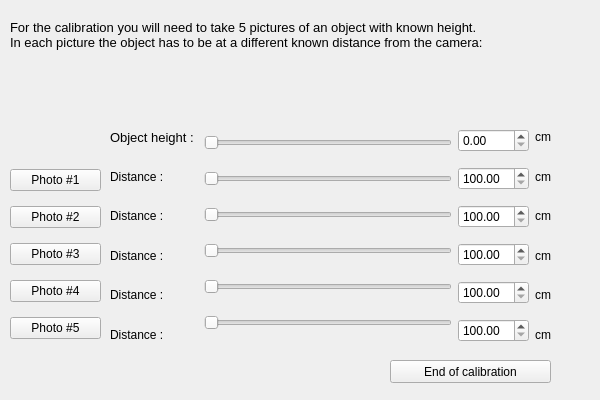
<?xml version="1.0" encoding="UTF-8"?>
<ui version="4.0">
 <class>JaneladeCalibragem</class>
 <widget class="QWidget" name="JaneladeCalibragem">
  <property name="geometry">
   <rect>
    <x>0</x>
    <y>0</y>
    <width>600</width>
    <height>400</height>
   </rect>
  </property>
  <property name="windowTitle">
   <string>Calibration Window</string>
  </property>
  <widget class="QLabel" name="label_6">
   <property name="geometry">
    <rect>
     <x>720</x>
     <y>380</y>
     <width>57</width>
     <height>15</height>
    </rect>
   </property>
   <property name="text">
    <string>cm</string>
   </property>
  </widget>
  <widget class="QPushButton" name="pushButton">
   <property name="geometry">
    <rect>
     <x>390</x>
     <y>360</y>
     <width>161</width>
     <height>23</height>
    </rect>
   </property>
   <property name="text">
    <string>End of calibration</string>
   </property>
  </widget>
  <widget class="QLabel" name="label_3">
   <property name="geometry">
    <rect>
     <x>10</x>
     <y>14</y>
     <width>551</width>
     <height>57</height>
    </rect>
   </property>
   <property name="font">
    <font>
     <pointsize>10</pointsize>
    </font>
   </property>
   <property name="text">
    <string>For the calibration you will need to take 5 pictures of an object with known height.
In each picture the object has to be at a different known distance from the camera:
</string>
   </property>
  </widget>
  <widget class="QWidget" name="layoutWidget">
   <property name="geometry">
    <rect>
     <x>10</x>
     <y>160</y>
     <width>91</width>
     <height>191</height>
    </rect>
   </property>
   <layout class="QVBoxLayout" name="verticalLayout_5">
    <item>
     <widget class="QPushButton" name="pushButton_2">
      <property name="text">
       <string>Photo #1</string>
      </property>
     </widget>
    </item>
    <item>
     <widget class="QPushButton" name="pushButton_3">
      <property name="text">
       <string>Photo #2</string>
      </property>
     </widget>
    </item>
    <item>
     <widget class="QPushButton" name="pushButton_5">
      <property name="text">
       <string>Photo #3</string>
      </property>
     </widget>
    </item>
    <item>
     <widget class="QPushButton" name="pushButton_4">
      <property name="text">
       <string>Photo #4</string>
      </property>
     </widget>
    </item>
    <item>
     <widget class="QPushButton" name="pushButton_6">
      <property name="text">
       <string>Photo #5</string>
      </property>
     </widget>
    </item>
   </layout>
  </widget>
  <widget class="QWidget" name="layoutWidget">
   <property name="geometry">
    <rect>
     <x>110</x>
     <y>120</y>
     <width>441</width>
     <height>231</height>
    </rect>
   </property>
   <layout class="QHBoxLayout" name="horizontalLayout">
    <item>
     <layout class="QVBoxLayout" name="verticalLayout_4">
      <item>
       <widget class="QLabel" name="label">
        <property name="font">
         <font>
          <pointsize>10</pointsize>
         </font>
        </property>
        <property name="text">
         <string>Object height : </string>
        </property>
       </widget>
      </item>
      <item>
       <widget class="QLabel" name="label_4">
        <property name="text">
         <string>Distance :</string>
        </property>
       </widget>
      </item>
      <item>
       <widget class="QLabel" name="label_10">
        <property name="text">
         <string>Distance :</string>
        </property>
       </widget>
      </item>
      <item>
       <widget class="QLabel" name="label_13">
        <property name="text">
         <string>Distance :</string>
        </property>
       </widget>
      </item>
      <item>
       <widget class="QLabel" name="label_16">
        <property name="text">
         <string>Distance :</string>
        </property>
       </widget>
      </item>
      <item>
       <widget class="QLabel" name="label_15">
        <property name="text">
         <string>Distance :</string>
        </property>
       </widget>
      </item>
     </layout>
    </item>
    <item>
     <layout class="QVBoxLayout" name="verticalLayout_3">
      <item>
       <widget class="QSlider" name="heightSlider">
        <property name="minimum">
         <number>100</number>
        </property>
        <property name="maximum">
         <number>500</number>
        </property>
        <property name="orientation">
         <enum>Qt::Horizontal</enum>
        </property>
       </widget>
      </item>
      <item>
       <widget class="QSlider" name="horizontalSlider_1">
        <property name="minimum">
         <number>100</number>
        </property>
        <property name="maximum">
         <number>1000</number>
        </property>
        <property name="orientation">
         <enum>Qt::Horizontal</enum>
        </property>
       </widget>
      </item>
      <item>
       <widget class="QSlider" name="horizontalSlider_2">
        <property name="minimum">
         <number>100</number>
        </property>
        <property name="maximum">
         <number>1000</number>
        </property>
        <property name="orientation">
         <enum>Qt::Horizontal</enum>
        </property>
       </widget>
      </item>
      <item>
       <widget class="QSlider" name="horizontalSlider_3">
        <property name="minimum">
         <number>100</number>
        </property>
        <property name="maximum">
         <number>1000</number>
        </property>
        <property name="orientation">
         <enum>Qt::Horizontal</enum>
        </property>
       </widget>
      </item>
      <item>
       <widget class="QSlider" name="horizontalSlider_4">
        <property name="minimum">
         <number>100</number>
        </property>
        <property name="maximum">
         <number>1000</number>
        </property>
        <property name="orientation">
         <enum>Qt::Horizontal</enum>
        </property>
       </widget>
      </item>
      <item>
       <widget class="QSlider" name="horizontalSlider_5">
        <property name="minimum">
         <number>100</number>
        </property>
        <property name="maximum">
         <number>1000</number>
        </property>
        <property name="orientation">
         <enum>Qt::Horizontal</enum>
        </property>
       </widget>
      </item>
     </layout>
    </item>
    <item>
     <layout class="QVBoxLayout" name="verticalLayout_2">
      <item>
       <widget class="QDoubleSpinBox" name="heightBox">
        <property name="maximum">
         <double>500.000000000000000</double>
        </property>
       </widget>
      </item>
      <item>
       <widget class="QDoubleSpinBox" name="spinBox_1">
        <property name="minimum">
         <double>100.000000000000000</double>
        </property>
        <property name="maximum">
         <double>1000.000000000000000</double>
        </property>
       </widget>
      </item>
      <item>
       <widget class="QDoubleSpinBox" name="spinBox_2">
        <property name="minimum">
         <double>100.000000000000000</double>
        </property>
        <property name="maximum">
         <double>1000.000000000000000</double>
        </property>
       </widget>
      </item>
      <item>
       <widget class="QDoubleSpinBox" name="spinBox_3">
        <property name="minimum">
         <double>100.000000000000000</double>
        </property>
        <property name="maximum">
         <double>1000.000000000000000</double>
        </property>
       </widget>
      </item>
      <item>
       <widget class="QDoubleSpinBox" name="spinBox_4">
        <property name="minimum">
         <double>100.000000000000000</double>
        </property>
        <property name="maximum">
         <double>1000.000000000000000</double>
        </property>
       </widget>
      </item>
      <item>
       <widget class="QDoubleSpinBox" name="spinBox_5">
        <property name="minimum">
         <double>100.000000000000000</double>
        </property>
        <property name="maximum">
         <double>1000.000000000000000</double>
        </property>
       </widget>
      </item>
     </layout>
    </item>
    <item>
     <layout class="QVBoxLayout" name="verticalLayout">
      <item>
       <widget class="QLabel" name="label_2">
        <property name="text">
         <string>cm</string>
        </property>
       </widget>
      </item>
      <item>
       <widget class="QLabel" name="label_5">
        <property name="text">
         <string>cm</string>
        </property>
       </widget>
      </item>
      <item>
       <widget class="QLabel" name="label_9">
        <property name="text">
         <string>cm</string>
        </property>
       </widget>
      </item>
      <item>
       <widget class="QLabel" name="label_12">
        <property name="text">
         <string>cm</string>
        </property>
       </widget>
      </item>
      <item>
       <widget class="QLabel" name="label_17">
        <property name="text">
         <string>cm</string>
        </property>
       </widget>
      </item>
      <item>
       <widget class="QLabel" name="label_7">
        <property name="text">
         <string>cm</string>
        </property>
       </widget>
      </item>
     </layout>
    </item>
   </layout>
  </widget>
  <zorder>layoutWidget</zorder>
  <zorder>layoutWidget</zorder>
  <zorder>label_6</zorder>
  <zorder>pushButton</zorder>
  <zorder>label_3</zorder>
 </widget>
 <resources/>
 <connections/>
</ui>
